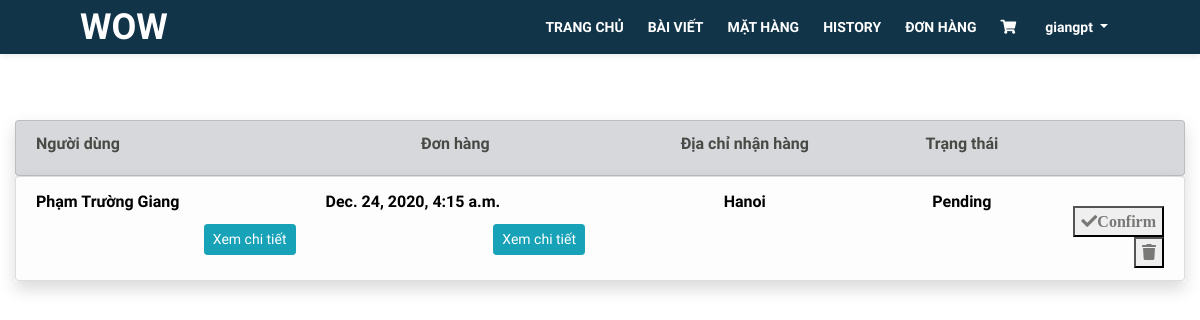
Page /manager/ (signed in) on the earlier database version.
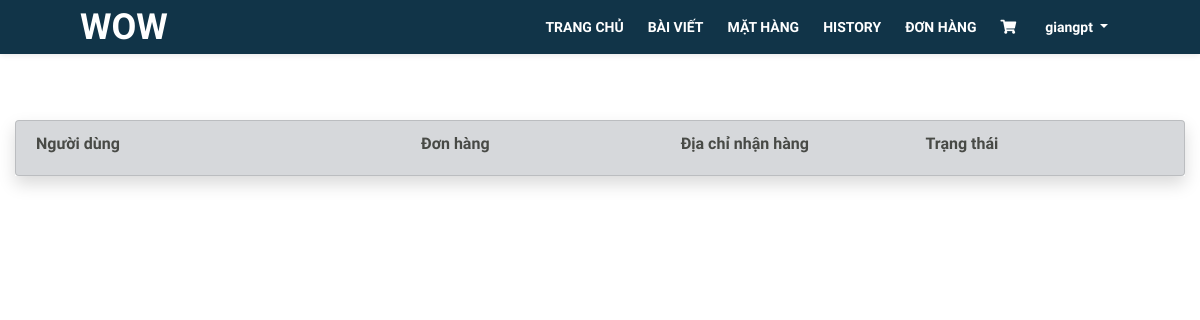
Same page on the later database version.
### Page/models.py (models this page shows, shortened)
class Order(models.Model):
    id_cart = models.ForeignKey(Cart, on_delete=models.CASCADE, null=True, blank=True)
    id_user = models.ForeignKey(User, on_delete=models.CASCADE, null=True, blank=True)
    status_choice = (
        ('pending', 'pending'),
        ('confirm', 'confirm'),
        ('paid', 'paid'),
        ('shipping', 'shipping'),
        ('completed', 'completed'),
    )
    status = models.CharField(max_length=10, choices=status_choice, null=True, blank=True)
    address = models.TextField(max_length=1000, null=True, blank=True)

class Customer(models.Model):
    user = models.OneToOneField(User, on_delete=models.CASCADE, null=True, blank=True)
    type_choice = (
        ('AD', 'Admin'),
        ('MN', 'Manager'),
        ('US', 'User'),
    )
    type = models.CharField(max_length=10, choices=type_choice, default='US')
    name = models.TextField(max_length=100, default='')
    phone = models.IntegerField(null=True, blank=True)

class Cart(models.Model):
    id_user = models.ForeignKey(User, on_delete=models.CASCADE, null=True, blank=True)
    total_price = models.IntegerField(null=True, blank=True)
    CreateAt = models.DateTimeField(auto_now=True)
    is_new = models.BooleanField(default=True)
    is_pending = models.BooleanField(default=True)

### Page/views.py (the view)
# urls.py: url(r'^manager/$', ManagerView.as_view(), name='page_Manager'),
class ManagerView(TemplateView, LoginRequiredMixin):
    login_url = '/'
    template_name = '../Templates/Manager_View.html'
    def get(self, request):
        if request.user.is_authenticated():
            order = Order.objects.all()
            cartItem = CartItem.objects.all()
            content = {
                'order': order,
                'cartItem': cartItem,
            }
            return render(request, self.template_name, content)
        else:
            return HttpResponseRedirect(reverse('Page:page_login'))

### Page/models.py (called while the page is built)
    def __str__(self):
        return self.title

### Templates/Manager_View.html (shortened to what this page needs)
<!DOCTYPE html>
<html lang="en">
<head>
</head>
<body>
    {% include 'NavigationBar/nav_User_or_Manager.html' %}
    <div class="container-fluid" style="margin-top:120px">
        <div class="row">
            <div class="col-lg-12 mx-auto">
                <ul class="list-group shadow">
                    <li class="list-group-item list-group list-group-item-secondary"
                    style="font-family: 'Open Sans Condensed';">
                        <div class = "row text-center">
                            <div class="col-3 text-left">
                                <h6>Người dùng</h6>
                            </div>
                            <div class="col-3">
                                <h6>Đơn hàng</h6>
                            </div>
                            <div class="col-3">
                                <h6>Địa chỉ nhận hàng</h6>
                            </div>
                            <div class="col text-center">
                                <h6>Trạng thái</h6>
                            </div>
                            <div class="col text-right">
                            </div>
                        </div>
                    </li>
                </ul>
            </div>
        </div>
        {% for od in order %}
        {% if od.status != 'completed' %}
        <div class="row">
            <div class="col-lg-12 mx-auto">
                <ul class="list-group shadow">
                    <li class="list-group-item list-group-item-action list-group-item-light">
                        <div class = "row text-center">
                            <div class="col-3">
                                <div class="text-left font-weight-bold" style="color: black;">
                                    {{od.id_user.customer.name}}
                                </div>
                                <div class="text-right" style="margin-top:10px">
                                    <button type="button" class="btn btn-sm btn-info" data-toggle="modal" data-target="#customer_of_order_{{od.id}}">
                                        Xem chi tiết
                                    </button>
                                </div>
                            </div>
                            <div class="col-3 font-weight-bold">
                                <div class="text-left" style="color: black;">
                                    {{od.id_cart.CreateAt}}
                                </div>
                                <div class="text-right" style="margin-top:10px">
                                    <button type="button" class="btn btn-sm btn-info" data-toggle="modal" data-target="#order_detail_{{od.id}}">
                                        Xem chi tiết
                                    </button>
                                </div>
                            </div>
                            <div class="col-3 font-weight-bold">
                                <div class="text-center"
                                style="color: black; text-transform: capitalize;">
                                    {{ od.address }}
                                </div>
                            </div>
                            <div class="col font-weight-bold">
                                <div class="text-center" id="order_{{od.id}}_status"
                                style="color: black; text-transform: capitalize;">
                                    {{ od.status }}
                                </div>
                            </div>
                            <div class="col text-right">
                                <div style="margin-top: 15%;">
                                {% if od.status == 'pending' %}
                                    <button>
                                        <a href="{% url 'Page:page_confirm' od.id %}" class="fas fa-check" style="text-decoration: none">Confirm</a>
                                    </button>
                                    <button>
                                        <a href="{% url 'Page:page_deleteOrder' od.id %}" class="fas fa-trash" style="text-decoration: none"></a>
                                    </button>
                                {% elif od.status == 'confirm' %}
                                    <button>
                                        <a href="{% url 'Page:page_isShipping' od.id %}" class="fas fa-check" style="text-decoration: none">Shipping</a>
                                    </button>
                                {% elif od.status == 'shipping' %}
                                    <button>
                                        <a href="{% url 'Page:page_isPaid' od.id %}" class="fas fa-check" style="text-decoration: none">Paid</a>
                                    </button>
                                {% elif od.status == 'paid' %}
                                    <button>
                                        <a href="{% url 'Page:page_isCompleted' od.id %}" class="fas fa-check" style="text-decoration: none">Completed</a>
                                    </button>
                                {% endif %}
                                </div>
                            </div>
                        </div>
                    </li>
                </ul>
            </div>
        </div>
        {% endif %}
        {% endfor %}
    </div>
</body>
</html>

### Templates/NavigationBar/nav_User_or_Manager.html (shortened to what this page needs)
<!DOCTYPE html>
<html lang="en">
<head>
    <link href="/static/css/bootstrap.css" rel="stylesheet">
    <link href="/static/css/fontawesome-all.css" rel="stylesheet">
    <link href="/static/css/swiper.css" rel="stylesheet">
    <link href="/static/css/magnific-popup.css" rel="stylesheet">
    <link href="/static/css/styles_base_UI_home.css" rel="stylesheet">
</head>
<body>
    <nav class="navbar navbar-expand-md navbar-dark navbar-custom fixed-top top-nav-collapse">
        <a class="navbar-brand logo-text page-scroll" href="{% url 'Page:page_Index_User' %}">WOW</a>
        <div class="collapse navbar-collapse" id="navbarsExampleDefault">
            <ul class="navbar-nav ml-auto">
                <li class="nav-item">
                    <a class="nav-link" href="{% url 'Page:page_Index_User' %}">TRANG CHỦ<span class="sr-only">(current)</span></a>
                </li>
                <li class="nav-item">
                    <a class="nav-link posts-page" href="{% url 'Page:page_blog_page' %}">BÀI VIẾT</a>
                </li>
                <li class="nav-item">
                    <a class="nav-link products-page" href="{% url 'Page:page_product_list' %}">MẶT HÀNG</a>
                </li>
                {% if user.customer.type == "US" %}
                    <li class="nav-item">
                        <a class="nav-link history" href="{% url 'Page:page_ViewHistory' user.id %}">HISTORY</a>
                    </li>
                    <li class="nav-item">
                        <a class="nav-link bill_status" href="{% url 'Page:page_ViewProductUserBuy' user.id %}">ĐƠN HÀNG</a>
                    </li>
                    <li class="nav-item">
                        <a href="{% url 'Page:page_BaseViewCart' user.id %}" class="icon-shopping-cart nav-link">
                            <i class="fa">&#xf07a;</i>
                        </a>
                    </li>
                {% endif %}
                <li class="nav-item dropdown">
                    <a class="nav-link dropdown-toggle page-scroll" id="navbarDropdown" role="button" aria-haspopup="true" aria-expanded="false">{{user.username}} </a>
                </li>
            </ul>
        </div>
    </nav>
</body>
</html>

### static/css/styles_base_UI_home.css (style rules this page uses)
body, html { width: 100%; height: 100%; }
body, p { color: #787976; font: 400 1rem/1.5625rem "Open Sans", sans-serif; }
h6 { color: #484a46; font: 700 1rem/1.375rem "Montserrat", sans-serif; }
a { color: #787976; text-decoration: underline; }
.navbar-custom { padding-top: 0.375rem; padding-bottom: 0.375rem; background-color: #113448; box-shadow: 0 0.0625rem 0.375rem 0 rgba(0, 0, 0, 0.1); font: 600 0.875rem/0.875rem "Open Sans", sans-serif; transition: all 0.2s; }
.navbar-custom .navbar-brand { font-size: 0; }
.navbar-custom .navbar-brand.logo-text { margin-top: 0.25rem; margin-bottom: 0.25rem; font: 700 2.25rem/1.5rem "Montserrat", sans-serif; color: #fff; text-decoration: none; }
.navbar-custom .navbar-nav { margin-top: 0.75rem; margin-bottom: 0.5rem; }
.navbar-custom .nav-item .nav-link { padding: 0.625rem 0.75rem 0.625rem 0.75rem; color: #fff; text-decoration: none; transition: all 0.2s ease; }
@media (min-width: 768px) { .navbar-custom { padding: 2.125rem 1.5rem 2.125rem 2rem; box-shadow: none; background: transparent; } }
@media (min-width: 768px) { .navbar-custom .navbar-brand.logo-text { color: #fff; } }
@media (min-width: 768px) { .navbar-custom .navbar-nav { margin-top: 0; margin-bottom: 0; } }
@media (min-width: 768px) { .navbar-custom .nav-item .nav-link { padding: 0.25rem 0.75rem 0.25rem 0.75rem; } }
@media (min-width: 768px) { .navbar-custom.top-nav-collapse { padding: 0.375rem 1.5rem 0.375rem 2rem; box-shadow: 0 0.0625rem 0.375rem 0 rgba(0, 0, 0, 0.1); background-color: #113448; } }
@media (min-width: 768px) { .navbar-custom.top-nav-collapse .navbar-brand.logo-text { color: #fff; } }
@media (min-width: 768px) { .navbar-custom.top-nav-collapse .nav-item .nav-link { color: #fff; } }
@media (min-width: 1200px) { .navbar-custom { padding-right: 5rem; padding-left: 5rem; } }
@media (min-width: 1200px) { .navbar-custom.top-nav-collapse { padding-right: 5rem; padding-left: 5rem; } }

Differences in the rows shown:
removed Order: id_user.customer.name "Phạm Trường Giang", id_cart.CreateAt "Dec. 24, 2020, 4:15 a.m.", address "Hanoi", status "Pending", shows "Confirm"
